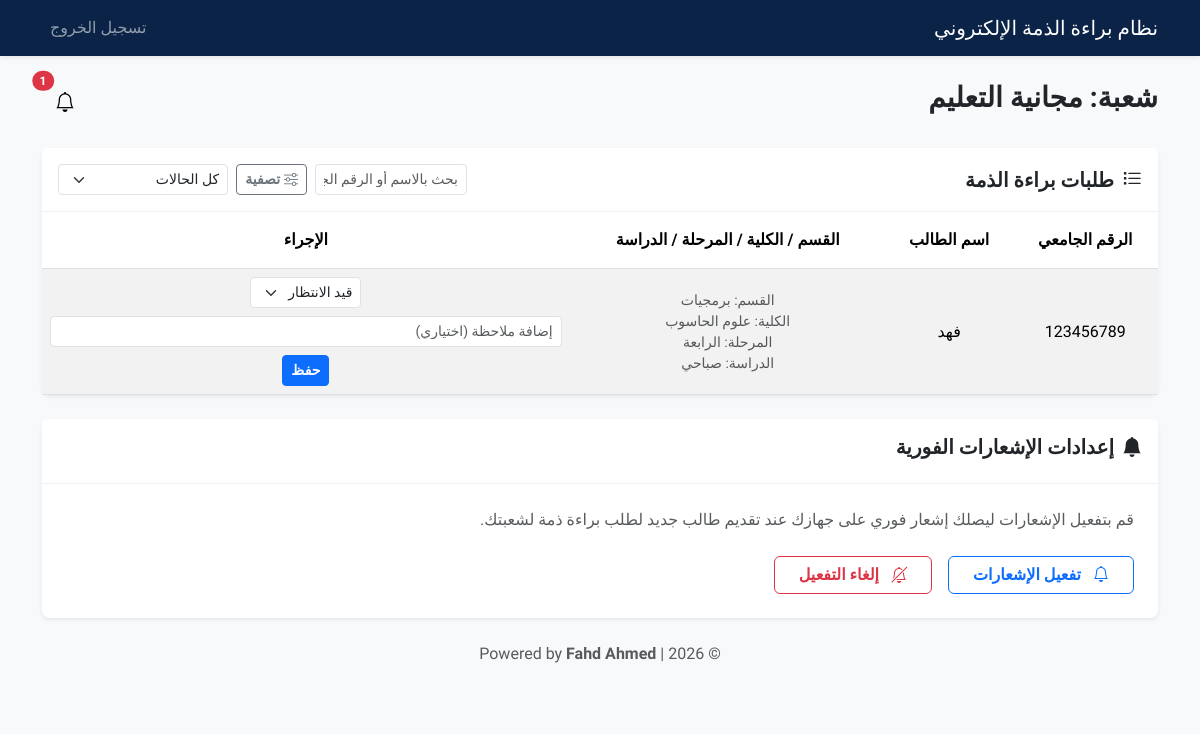
/section_head (signed in), run on the app's committed database.
### app/models.py (models this page shows, shortened)
class User(db.Model, UserMixin):
    id = db.Column(db.Integer, primary_key=True)
    university_id = db.Column(db.String(20), unique=True, nullable=True)  # الرقم الجامعي (خاص بالطلاب)
    username = db.Column(db.String(50), unique=True, nullable=True)       # اسم المستخدم (للموظفين والمدراء)
    email = db.Column(db.String(120), unique=True, nullable=True)         # البريد الإلكتروني
    password_hash = db.Column(db.String(255), nullable=False)             # كلمة المرور المشفرة
    role = db.Column(db.String(20), nullable=False)  # دور المستخدم: 'student', 'system_admin', 'section_head'
    full_name = db.Column(db.String(100), nullable=True) # الاسم الكامل (للعرض فقط)
    department = db.Column(db.String(100), nullable=True) # الشعبة (للموظفين والطلاب)
    college = db.Column(db.String(100), nullable=True)    # الكلية (للطلاب)
    stage = db.Column(db.String(50), nullable=True)       # المرحلة الدراسية (للطلاب)
    study_type = db.Column(db.String(50), nullable=True)  # نوع الدراسة: صباحي/مسائي (للطلاب)
    created_at = db.Column(db.DateTime, default=datetime.utcnow) # تاريخ إنشاء الحساب

class ClearanceStatus(db.Model):
    id = db.Column(db.Integer, primary_key=True)
    student_id = db.Column(db.Integer, db.ForeignKey('user.id'), nullable=False) # معرف الطالب
    department = db.Column(db.String(100), nullable=False)  # اسم الشعبة المعنية بالموافقة
    status = db.Column(db.String(20), default='pending')  # الحالة: pending (قيد الانتظار), approved (موافق), rejected (مرفوض)
    comment = db.Column(db.Text, nullable=True) # ملاحظات مسؤول الشعبة
    updated_at = db.Column(db.DateTime, default=datetime.utcnow) # تاريخ آخر تحديث
    student = db.relationship('User', backref='clearance_statuses')

### app/routes/__init__.py (the view)
@main_routes.route('/section_head')
@login_required
def section_head():
    if current_user.role != 'section_head':
        return redirect(url_for('main.login'))
    query = ClearanceStatus.query.filter_by(department=current_user.department)
    if current_user.college:
        query = query.join(User, ClearanceStatus.student_id == User.id).filter(User.college == current_user.college)
    records = query.all()
    form = UpdateStatusForm()
    return render_template(
        'section_head.html',
        records=records,
        form=form,
        vapid_public_key=current_app.config.get('VAPID_PUBLIC_KEY')
    )

### app/forms.py
class UpdateStatusForm(FlaskForm):
    status = StringField('الحالة الجديدة', validators=[DataRequired()])
    comment = StringField('ملاحظة', validators=[Length(max=200)])
    submit = SubmitField('تحديث الحالة')

### app/__init__.py (called while the page is built)
def format_local_time(utc_dt):
    if not utc_dt:
        return ""
    local_dt = utc_dt + timedelta(hours=3)
    return local_dt.strftime('%Y-%m-%d %H:%M')

def create_app():
    root = os.path.abspath(os.path.join(os.path.dirname(__file__), '..'))
    app = Flask(
        __name__,
        static_folder=os.path.join(root, 'static'),
        static_url_path=''
    )
    app.config.from_object('config')
    app.config['SECRET_KEY'] = '4a8a6021f1e313a3f4e1f7d2f9d7c8c8b6a3e1d1f2a3a1b5'
    app.config['SQLALCHEMY_DATABASE_URI'] = 'mysql+pymysql://root:@localhost/clearance_db'
    db.init_app(app)
    login_manager.init_app(app)
    csrf.init_app(app)  # تفعيل حماية CSRF
    mail.init_app(app)
    login_manager.login_view = 'main.login'
    @login_manager.user_loader
    def load_user(user_id):
        return User.query.get(int(user_id))
    app.register_blueprint(main_routes)
    app.jinja_env.filters['local_time'] = format_local_time
    @app.context_processor
    def inject_now():
        return {'now': datetime.utcnow()}
    return app

### app/templates/section_head.html (shortened to what this page needs)
{% extends "base.html" %}
{% block content %}
<div class="d-flex justify-content-between align-items-center mb-4">
    <h3>شعبة: {{ current_user.username }}</h3>
    <div class="d-flex align-items-center">
        <div class="dropdown d-inline-block ms-3">
            <button class="btn btn-light position-relative" type="button" id="notificationDropdown"
                data-bs-toggle="dropdown" aria-expanded="false">
                <i class="bi bi-bell fs-5"></i>
                {% set unread = current_user.notifications|selectattr('is_read','equalto',False)|list|length %}
                {% if unread > 0 %}
                <span
                    class="badge bg-danger rounded-pill position-absolute top-0 start-100 translate-middle notification-count">{{
                    unread }}</span>
                {% endif %}
            </button>
        </div>
    </div>
</div>
<div class="card mt-3 border-0 shadow-sm">
    <div class="card-header bg-white py-3">
        <div class="d-flex justify-content-between align-items-center flex-wrap gap-2">
            <h5 class="card-title mb-0 fw-bold">
                <i class="bi bi-list-task me-2"></i>طلبات براءة الذمة
            </h5>
            <div class="d-flex gap-2 align-items-center">
                <input type="text" id="record-search" class="form-control form-control-sm"
                    onkeyup="filterTable()" placeholder="بحث بالاسم أو الرقم الجامعي...">
                <button class="btn btn-sm btn-outline-secondary d-flex align-items-center gap-1"
                        type="button" data-bs-toggle="collapse" data-bs-target="#advanced-filters">
                    <i class="bi bi-sliders"></i> تصفية
                </button>
                <select id="status-filter" class="form-select form-select-sm" onchange="filterTable()">
                    <option value="">كل الحالات</option>
                </select>
            </div>
        </div>
    </div>
    <div class="card-body p-0">
        <div class="table-responsive">
            <table class="table table-striped align-middle text-center mb-0">
                <thead class="bg-light">
                    <tr>
                        <th class="py-3">الرقم الجامعي</th>
                        <th class="py-3">اسم الطالب</th>
                        <th class="py-3">القسم / الكلية / المرحلة / الدراسة</th>
                        <th class="py-3">الإجراء</th>
                    </tr>
                </thead>
                <tbody>
                    {% for record in records %}
                    <tr class="record-row"
                        data-status="{{ record.status }}"
                        data-college="{{ record.student.college or '' }}"
                        data-dept="{{ record.student.department or '' }}"
                        data-stage="{{ record.student.stage or '' }}"
                        data-study="{{ record.student.study_type or '' }}">
                        <td class="student-id">{{ record.student.university_id }}</td>
                        <td class="student-name">{{ record.student.full_name or record.student.username }}</td>
                        <td>
                            <small class="d-block text-muted">القسم: {{ record.student.department or '-' }}</small>
                            <small class="d-block text-muted">الكلية: {{ record.student.college or '-' }}</small>
                            <small class="d-block text-muted">المرحلة: {{ record.student.stage or '-' }}</small>
                            <small class="d-block text-muted">الدراسة: {{ record.student.study_type or '-' }}</small>
                        </td>
                        <td>
                            <form action="{{ url_for('main.update_status') }}" method="POST"
                                class="d-flex justify-content-center align-items-center flex-wrap gap-2">
                                <select name="status" id="status-{{ record.student_id }}"
                                    class="form-select form-select-sm w-auto" required aria-label="حالة الطلب">
                                    <option value="pending" {% if record.status=='pending' %}selected{% endif %}>قيد
                                        الانتظار</option>
                                </select>
                                <input type="text" name="comment" class="form-control form-control-sm min-width-150"
                                    placeholder="إضافة ملاحظة (اختياري)" value="{{ record.comment or '' }}">
                                <button type="submit" class="btn btn-sm btn-primary">حفظ</button>
                            </form>
                        </td>
                    </tr>
                    {% endfor %}
                </tbody>
            </table>
        </div>
    </div>
</div>
<div class="card mt-4 border-0 shadow-sm">
    <div class="card-header bg-white py-3">
        <h5 class="card-title fw-bold">
            <i class="bi bi-bell-fill me-2"></i>إعدادات الإشعارات الفورية
        </h5>
    </div>
    <div class="card-body p-4">
        <p class="text-muted mb-4">قم بتفعيل الإشعارات ليصلك إشعار فوري على جهازك عند تقديم طالب جديد لطلب براءة ذمة
            لشعبتك.</p>
        <div class="d-flex gap-3">
            <button id="enable-notifications" class="btn btn-outline-primary px-4"
                data-vapid-key="{{ vapid_public_key }}">
                <i class="bi bi-bell me-2"></i> تفعيل الإشعارات
            </button>
            <button id="disable-notifications" class="btn btn-outline-danger px-4">
                <i class="bi bi-bell-slash me-2"></i> إلغاء التفعيل
            </button>
        </div>
    </div>
</div>
{% endblock %}

### app/static/css/styles.css (style rules this page uses)
:root { --primary-color: #0d6efd; --secondary-color: #6c757d; --light-bg: #f8f9fa; --dark-text: #212529; --border-radius: 0.5rem; }
body { font-family: 'Cairo', sans-serif; background-color: var(--light-bg); color: var(--dark-text); }
.card { border: 1px solid rgba(0, 0, 0, .05); border-radius: var(--border-radius); box-shadow: 0 0.125rem 0.25rem rgba(0, 0, 0, 0.075); }
.card-header { background-color: white; border-bottom: 1px solid rgba(0, 0, 0, .05); font-weight: 600; }
h1, h2, h3, h4, h5, h6 { font-weight: 700; }
.btn { font-family: 'Cairo', sans-serif; font-weight: 600; }
.table th { font-weight: 600; }

### data on the page
User: username "مجانية التعليم"
ClearanceStatus: student.university_id "123456789", student "فهد", student "برمجيات", student "علوم الحاسوب", student "الرابعة", student "صباحي", status "قيد الانتظار"

### other printed values
{{ unread }} "1"
